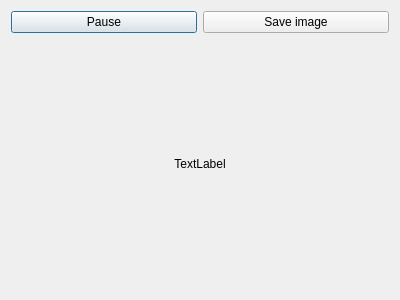
<?xml version="1.0" encoding="UTF-8"?>
<ui version="4.0">
 <class>RenderWindow</class>
 <widget class="QDialog" name="RenderWindow">
  <property name="geometry">
   <rect>
    <x>0</x>
    <y>0</y>
    <width>400</width>
    <height>300</height>
   </rect>
  </property>
  <property name="windowTitle">
   <string>Dialog</string>
  </property>
  <layout class="QVBoxLayout" name="verticalLayout">
   <item>
    <layout class="QHBoxLayout" name="horizontalLayout">
     <item>
      <widget class="QPushButton" name="pauseButton">
       <property name="text">
        <string>Pause</string>
       </property>
       <property name="checkable">
        <bool>true</bool>
       </property>
      </widget>
     </item>
     <item>
      <widget class="QPushButton" name="saveImageButton">
       <property name="text">
        <string>Save image</string>
       </property>
      </widget>
     </item>
    </layout>
   </item>
   <item>
    <widget class="QLabel" name="pix">
     <property name="sizePolicy">
      <sizepolicy hsizetype="Ignored" vsizetype="Ignored">
       <horstretch>0</horstretch>
       <verstretch>0</verstretch>
      </sizepolicy>
     </property>
     <property name="text">
      <string>TextLabel</string>
     </property>
     <property name="alignment">
      <set>Qt::AlignCenter</set>
     </property>
    </widget>
   </item>
  </layout>
 </widget>
 <resources/>
 <connections/>
</ui>
